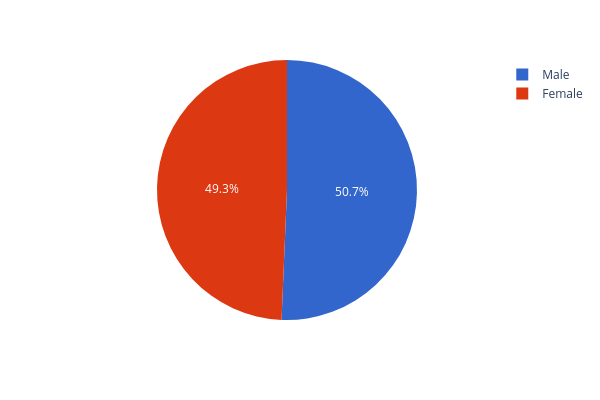
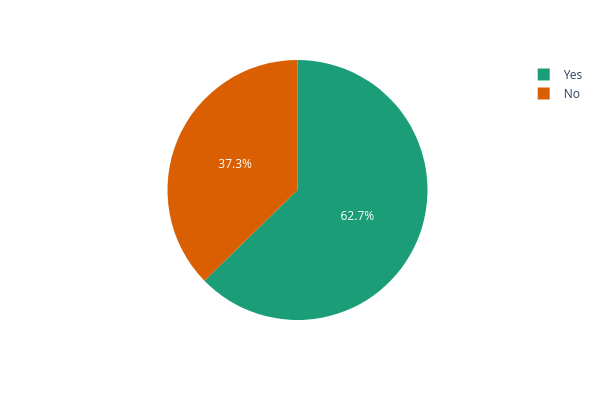

The code cell stored with these charts, in order, in its notebook:
### Code cell
for col in categorical_columns:
    plot = px.pie(data_frame=data, names=col, values="Tenure Months", color_discrete_sequence=random.choice(color_palettes),
                        width=600, height=400, template="plotly_white")
    plot.show()

### Figure 1 — Plotly figure (JSON) as saved in the notebook; plotly's stock layout.template omitted (floating-point values rounded to 4 significant figures; data arrays with more than 128 entries replaced by an {"elided": "..."} marker saying what was removed)
{"data": [{"domain": {"x": [0, 1], "y": [0, 1]}, "hovertemplate": "Gender=%{label}<br>Tenure Months=%{value}<extra></extra>", "labels": {"elided": "7032 str values"}, "legendgroup": "", "name": "", "showlegend": true, "type": "pie", "values": {"elided": "7032 int values"}}], "layout": {"height": 400, "legend": {"tracegroupgap": 0}, "margin": {"t": 60}, "piecolorway": ["#3366CC", "#DC3912", "#FF9900", "#109618", "#990099", "#0099C6", "#DD4477", "#66AA00", "#B82E2E", "#316395"], "width": 600}}

### Figure 2 — Plotly figure (JSON) as saved in the notebook; plotly's stock layout.template omitted (floating-point values rounded to 4 significant figures; data arrays with more than 128 entries replaced by an {"elided": "..."} marker saying what was removed)
{"data": [{"domain": {"x": [0, 1], "y": [0, 1]}, "hovertemplate": "Partner=%{label}<br>Tenure Months=%{value}<extra></extra>", "labels": {"elided": "7032 str values"}, "legendgroup": "", "name": "", "showlegend": true, "type": "pie", "values": {"elided": "7032 int values"}}], "layout": {"height": 400, "legend": {"tracegroupgap": 0}, "margin": {"t": 60}, "piecolorway": ["rgb(27,158,119)", "rgb(217,95,2)", "rgb(117,112,179)", "rgb(231,41,138)", "rgb(102,166,30)", "rgb(230,171,2)", "rgb(166,118,29)", "rgb(102,102,102)"], "width": 600}}
